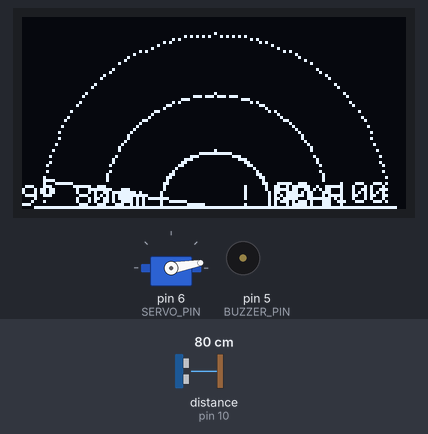
A sketch run on a simulated Arduino Uno, built with avr-gcc and run on an emulated ATmega328P. On the bench: servo, 128×64 one-colour display, buzzer (waves = sounding). Wiring (from diagram.json): ultrasonic range finder: trigger pin 9; echo pin 10. Inputs (shaded band) come from the test bench; at power-on: distance to the obstacle (sensor on pin 10) 80 cm. The echo pulse lasts 58.3 µs per cm; what the sketch prints to the serial monitor is not drawn.

Above: at 2.66 s.
2.7 s: distance to the obstacle (sensor on pin 10) set to 2 cm
At 3.01 s:
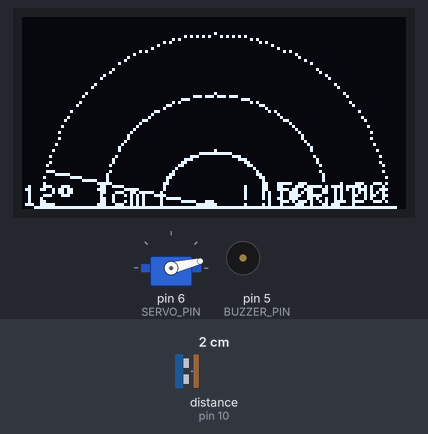
4.5 s: distance to the obstacle (sensor on pin 10) set to 35 cm
At 4.97 s:
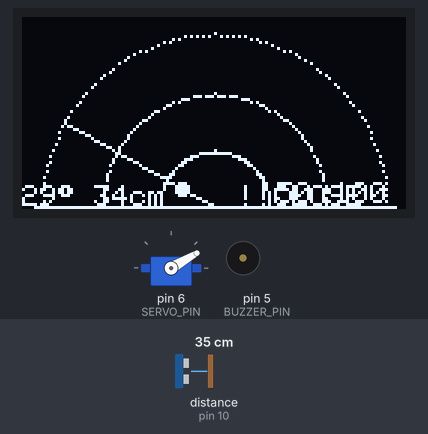
6.5 s: distance to the obstacle (sensor on pin 10) set to 64 cm
At 6.72 s:
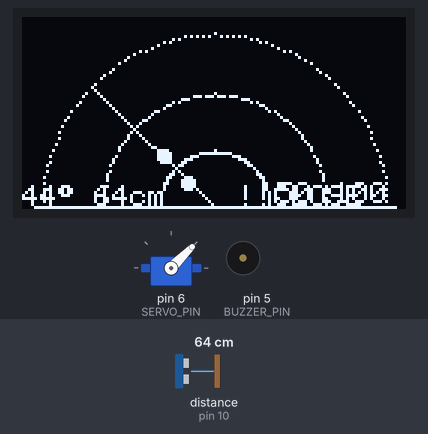
9.5 s: distance to the obstacle (sensor on pin 10) set to 73 cm
At 10.04 s:
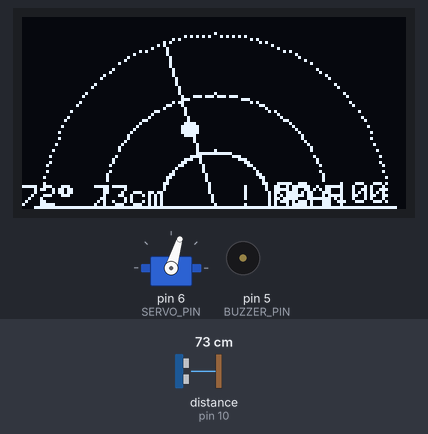
11.4 s: distance to the obstacle (sensor on pin 10) set to 117 cm
At 11.95 s:
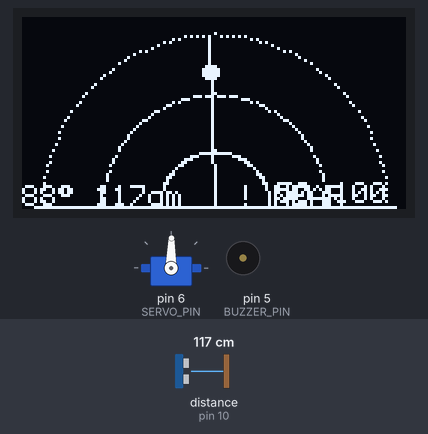
14.4 s: distance to the obstacle (sensor on pin 10) set to 123 cm
At 14.62 s:
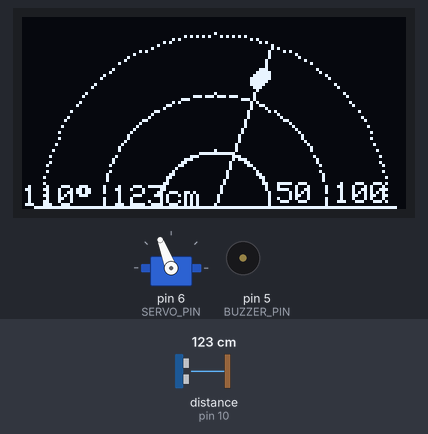
Timing chart, 0 to 19.7 s (numbered marks = the images above; inputs shaded):
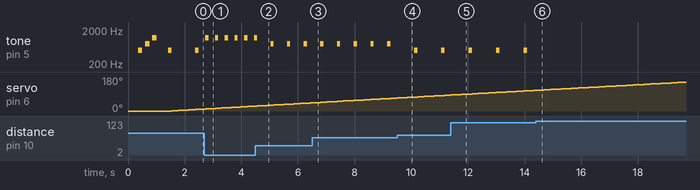

Measured:
- the behaviour switches between 69 and 70 cm on distance to the obstacle (sensor on pin 10) (found by bisection; images 3 and 4)
- the behaviour switches between 119 and 120 cm on distance to the obstacle (sensor on pin 10) (found by bisection; images 5 and 6)
- after the input at 2.7 s, tone on pin 5 (BUZZER_PIN): alternates 1200 Hz for 0.11 s and silent for 0.23 s, starting at once; the display: first differs from a run without the input after 0.15 s (image 1 shows a later state)
- after the input at 4.5 s, tone on pin 5 (BUZZER_PIN): alternates 800 Hz for 0.12 s and silent for 0.47 s, starting after 0.54 s; the display: first differs from a run without the input after 0.18 s (image 2 shows a later state)
- after the input at 9.5 s, tone on pin 5 (BUZZER_PIN): alternates 500 Hz for 0.12 s and silent for 0.83 s, starting after 0.61 s; the display: first differs from a run without the input after 0.12 s (image 4 shows a later state)
- after the input at 14.4 s, tone on pin 5 (BUZZER_PIN): stops changing and stays silent; the display: first differs from a run without the input after 0.16 s (image 6)
- by itself, tone on pin 5 (BUZZER_PIN): plays 500 Hz for 0.15 s, 800 Hz for 0.15 s, 1200 Hz for 0.15 s, 500 Hz for 0.12 s, 500 Hz for 0.12 s

The sketch:

sketch.ino
```cpp
/*
  Arduino Radar System — Wokwi Ready
  Buzzer uses tone() for proper audio output in Wokwi
  Components: HC-SR04 | SG90 Servo | SSD1306 OLED | Buzzer
  Libraries:
    - Adafruit SSD1306
    - Adafruit GFX Library
    - Servo (built-in)
*/

#include <Wire.h>
#include <Adafruit_GFX.h>
#include <Adafruit_SSD1306.h>
#include <Servo.h>

// ── OLED Config ───────────────────────────────────────────────
#define SCREEN_W   128
#define SCREEN_H    64
#define OLED_ADDR  0x3C
Adafruit_SSD1306 display(SCREEN_W, SCREEN_H, &Wire, -1);

// ── Pin Definitions ───────────────────────────────────────────
#define TRIG_PIN    9
#define ECHO_PIN   10
#define SERVO_PIN   6
#define BUZZER_PIN  5

// ── Radar Config ──────────────────────────────────────────────
#define MAX_DIST      150
#define SWEEP_DELAY     8

// Proximity zones
#define ZONE_CRITICAL  30
#define ZONE_CLOSE     70
#define ZONE_MID      120

// Tone frequencies
#define FREQ_CRITICAL  1200   // high pitch
#define FREQ_CLOSE      800   // medium pitch
#define FREQ_NEAR       500   // low pitch

// Radar arc origin
#define CX  64
#define CY  63
#define R   58

Servo radarServo;

int  currentAngle = 0;
int  sweepDir     = 1;
int  lastAngle    = 0;
long lastDist     = 0;

// Non-blocking tone timing
unsigned long toneTimer    = 0;
bool          tonePlaying  = false;

// ── Helpers ───────────────────────────────────────────────────

long measureCm() {
  digitalWrite(TRIG_PIN, LOW);
  delayMicroseconds(2);
  digitalWrite(TRIG_PIN, HIGH);
  delayMicroseconds(10);
  digitalWrite(TRIG_PIN, LOW);
  long dur = pulseIn(ECHO_PIN, HIGH, 30000);
  if (dur == 0) return MAX_DIST + 1;
  return dur / 58;
}

void getZoneParams(long dist, int &freq, int &interval) {
  if (dist < ZONE_CRITICAL) {
    freq = FREQ_CRITICAL;
    interval = 150;
  } else if (dist < ZONE_CLOSE) {
    freq = FREQ_CLOSE;
    interval = 400;
  } else if (dist < ZONE_MID) {
    freq = FREQ_NEAR;
    interval = 800;
  } else {
    freq = 0;
    interval = 0;
  }
}

void updateBuzzer(long dist) {
  int freq, interval;
  getZoneParams(dist, freq, interval);

  if (interval == 0) {
    noTone(BUZZER_PIN);
    tonePlaying = false;
    return;
  }

  unsigned long now = millis();

  if (!tonePlaying && (now - toneTimer >= (unsigned long)interval)) {
    tone(BUZZER_PIN, freq);
    tonePlaying = true;
    toneTimer = now;
  } else if (tonePlaying && (now - toneTimer >= 80)) {
    noTone(BUZZER_PIN);
    tonePlaying = false;
    toneTimer = now;
  }
}

void polarToXY(int angleDeg, float frac, int &x, int &y) {
  float rad = radians(180 - angleDeg);
  x = CX + (int)(frac * R * cos(rad));
  y = CY - (int)(frac * R * sin(rad));
}

void drawRadarFrame() {
  display.clearDisplay();
  for (int i = 1; i <= 3; i++) {
    int r = (R * i) / 3;
    for (int a = 0; a <= 180; a += 2) {
      float rad = radians(180 - a);
      int x = CX + (int)(r * cos(rad));
      int y = CY - (int)(r * sin(rad));
      display.drawPixel(x, y, SSD1306_WHITE);
    }
  }
  display.drawFastHLine(CX - R - 2, CY, (R + 2) * 2 + 1, SSD1306_WHITE);
  display.drawPixel(CX, CY, SSD1306_WHITE);
  display.setTextSize(1);
  display.setTextColor(SSD1306_WHITE);
  display.setCursor(CX + R/3 + 2, CY - 8);
  display.print("50");
  display.setCursor(CX + (2*R)/3 + 2, CY - 8);
  display.print("100");
}

void drawSweepLine(int angleDeg) {
  int x, y;
  polarToXY(angleDeg, 1.0, x, y);
  display.drawLine(CX, CY, x, y, SSD1306_WHITE);
}

void drawBlip(int angleDeg, long distCm) {
  if (distCm > MAX_DIST) return;
  float frac = constrain((float)distCm / MAX_DIST, 0.05, 1.0);
  int x, y;
  polarToXY(angleDeg, frac, x, y);
  display.fillCircle(x, y, 2, SSD1306_WHITE);
}

void drawZoneLabel(long distCm) {
  if (distCm >= ZONE_MID) return;
  display.setTextSize(1);
  display.setTextColor(SSD1306_WHITE);
  display.setCursor(72, 56);
  if      (distCm < ZONE_CRITICAL) display.print("!!!CRIT");
  else if (distCm < ZONE_CLOSE)    display.print("!!CLOSE");
  else                             display.print("! NEAR ");
}

// ── Setup ──────────────────────────────────────────────────────

void setup() {
  Serial.begin(9600);
  pinMode(TRIG_PIN, OUTPUT);
  pinMode(ECHO_PIN, INPUT);
  pinMode(BUZZER_PIN, OUTPUT);

  radarServo.attach(SERVO_PIN);
  radarServo.write(0);
  delay(300);

  if (!display.begin(SSD1306_SWITCHCAPVCC, OLED_ADDR)) {
    Serial.println(F("SSD1306 not found!"));
    while (true);
  }

  // 3 rising beeps at startup to confirm buzzer works
  display.clearDisplay();
  display.setTextSize(1);
  display.setTextColor(SSD1306_WHITE);
  display.setCursor(14, 20);
  display.print(F("RADAR INITIALISING"));
  display.setCursor(22, 36);
  display.print(F("Buzzer test..."));
  display.display();

  tone(BUZZER_PIN, 500);  delay(150); noTone(BUZZER_PIN); delay(100);
  tone(BUZZER_PIN, 800);  delay(150); noTone(BUZZER_PIN); delay(100);
  tone(BUZZER_PIN, 1200); delay(150); noTone(BUZZER_PIN); delay(400);
}

// ── Main Loop ──────────────────────────────────────────────────

void loop() {
  radarServo.write(currentAngle);
  delay(SWEEP_DELAY);

  long dist = measureCm();

  updateBuzzer(dist);

  drawRadarFrame();
  drawSweepLine(currentAngle);

  if (lastDist <= MAX_DIST) drawBlip(lastAngle, lastDist);

  if (dist <= MAX_DIST) {
    drawBlip(currentAngle, dist);
    lastAngle = currentAngle;
    lastDist  = dist;
  }

  display.setTextSize(1);
  display.setTextColor(SSD1306_WHITE);
  display.setCursor(0, 56);
  display.print(currentAngle);
  display.print((char)247);
  display.print(" ");
  if (dist <= MAX_DIST) {
    display.print(dist);
    display.print("cm");
  } else {
    display.print("--  ");
  }

  drawZoneLabel(dist);
  display.display();

  Serial.print(currentAngle);
  Serial.print(",");
  Serial.print(dist);
  Serial.print(",zone:");
  if      (dist < ZONE_CRITICAL) Serial.println("CRITICAL");
  else if (dist < ZONE_CLOSE)    Serial.println("CLOSE");
  else if (dist < ZONE_MID)      Serial.println("NEAR");
  else                           Serial.println("CLEAR");

  currentAngle += sweepDir;
  if (currentAngle >= 180) sweepDir = -1;
  if (currentAngle <= 0)   sweepDir =  1;
}
```
